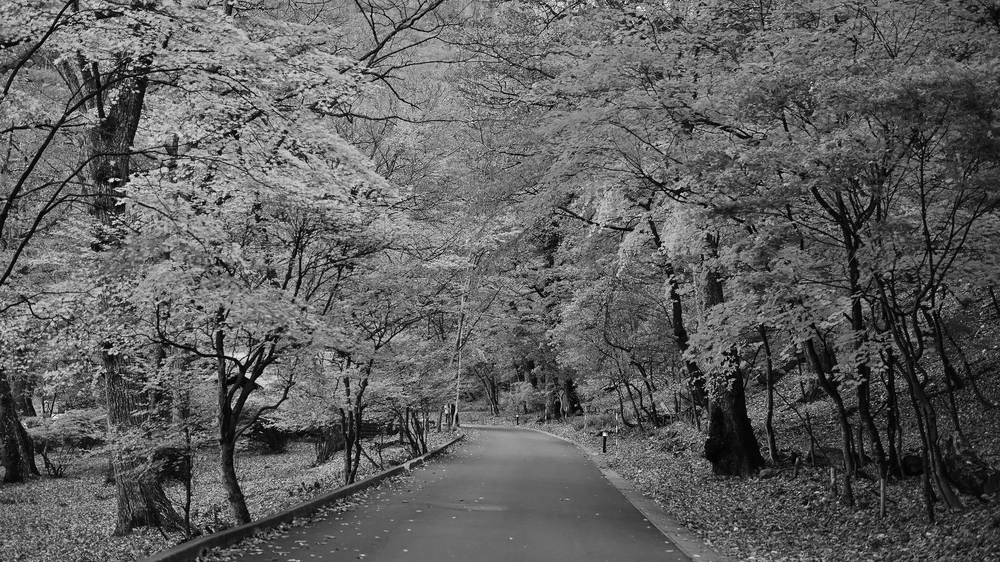
%> input picture HW1/Q4/Cover_Image.png, 1000 x 562 px, shrunk from 1920 x 1080 before the run
$ octave Q4_D.m   (GNU Octave 9; MATLAB toolbox functions it lacks are replaced by stand-ins)
%> lines starting %> are read from the running program, lines starting %| are printed output that depends on the picture
clc;
clear;

steganoImage = imread('Cover_Image.png') ;
%> steganoImage is the input picture: size 562x1000 uint8; min 0, max 255, mean 95.1

bit_planes = cell(1, 8);
for i = 1:8
    bit_planes{i} = bitget(steganoImage, i); % Extract ith bit plane
    imshow(logical(bit_planes{i})) ;
    imwrite(logical(bit_planes{i}) , ['steganoPlane',num2str(i) ,'.png']);
end
%> this loop made 8 passes
%> pass 1, `imshow(logical(bit_planes{i})) ;`:
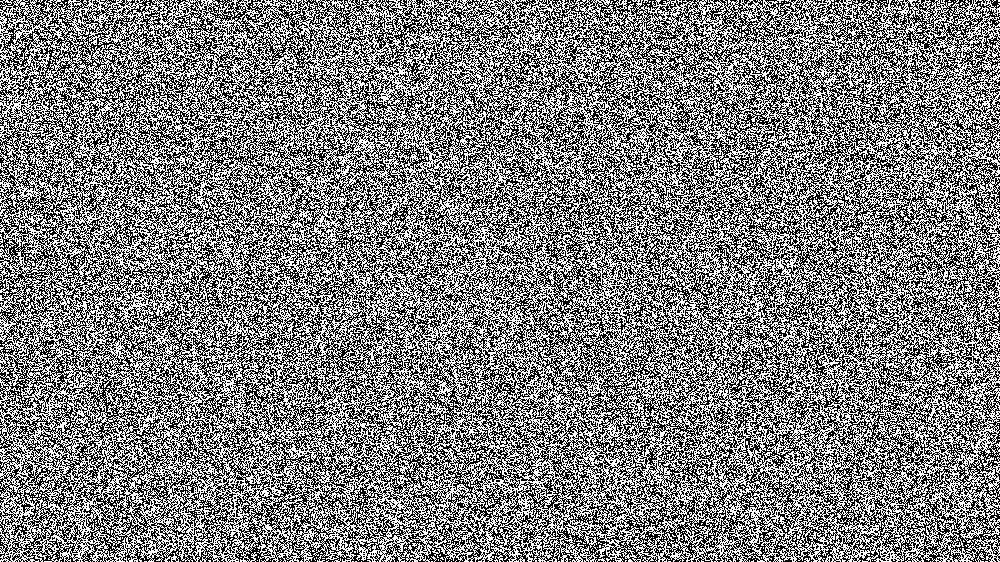
%> displayed picture: size 562x1000 logical; 50% white in thin lines or dots
%> pass 2, `imshow(logical(bit_planes{i})) ;`:
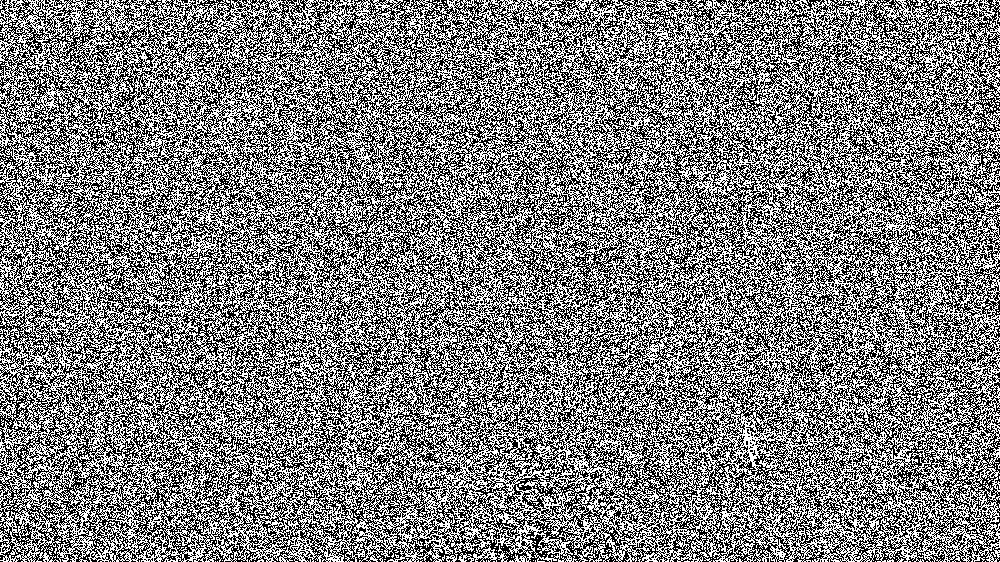
%> displayed picture: size 562x1000 logical; 49.9% white in thin lines or dots
%> after the loop, bit_planes = 8 items
